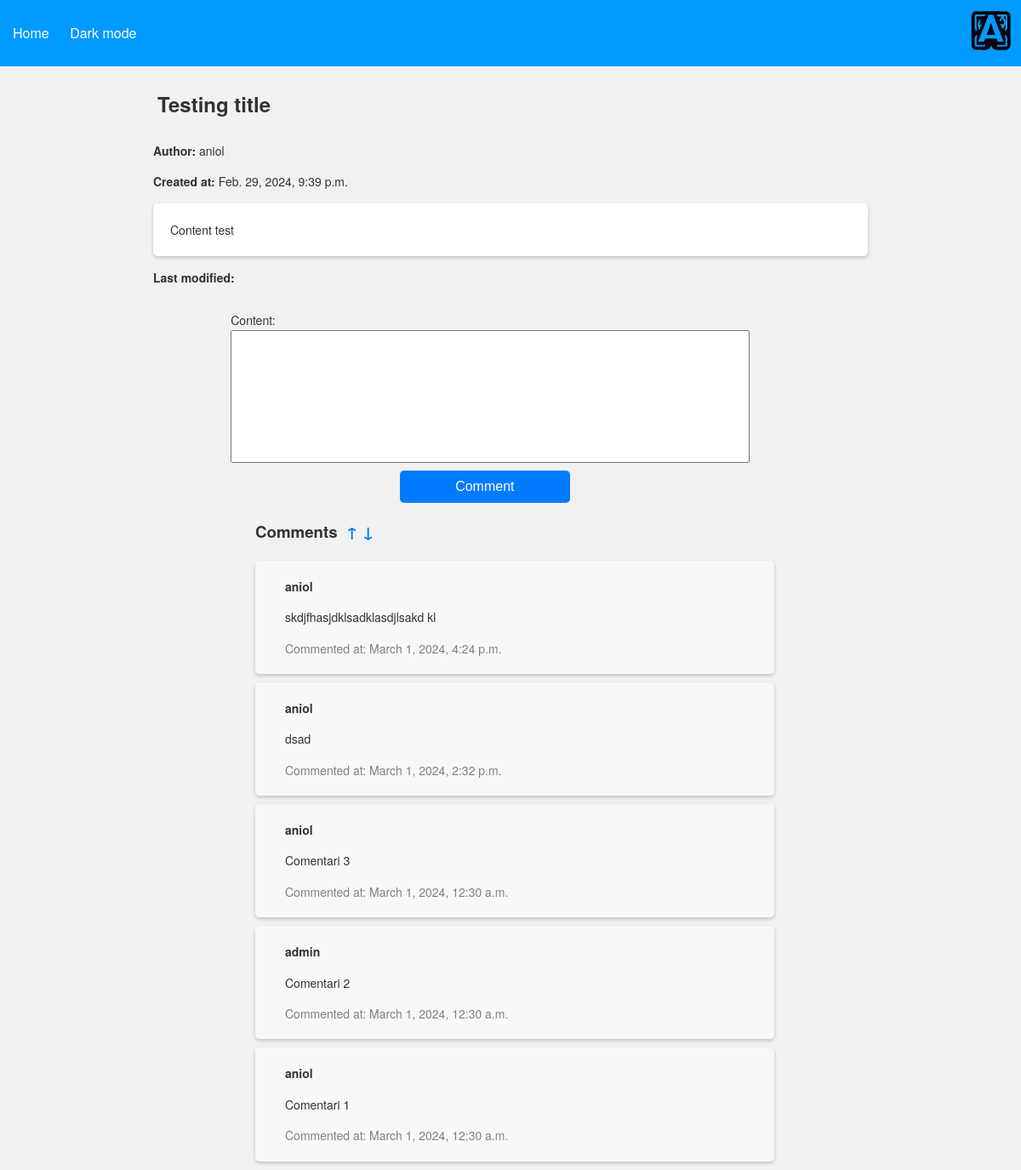
The app's page /post/1/ with its own data.
### posts/models.py (models this page shows, shortened)
class Post(models.Model):
    title = models.CharField(max_length=20, blank=False, null=False)
    content = models.TextField(max_length=2000, blank=False, null=False)
    created_at = models.DateTimeField(auto_now_add=True)
    updated_at = models.DateTimeField(auto_now=True)
    author = models.ForeignKey(User, on_delete=models.CASCADE)

class Comment(models.Model):
    content = models.TextField(max_length=500, blank=False, null=False)
    created_at = models.DateTimeField(auto_now_add=True)
    updated_at = models.DateTimeField(auto_now=True)
    author = models.ForeignKey(User, on_delete=models.CASCADE)
    post = models.ForeignKey(Post, on_delete=models.CASCADE)

### posts/views.py (the view)
# urls.py: path('post/<int:pk>/', views.post_detail, name='post_detail'),
def post_detail(request, pk):
    post = get_object_or_404(Post, pk=pk)
    order = request.GET.get('order', 'desc')
    comments = post.comment_set.all().order_by(
        f'{"-" if order == "desc" else ""}created_at')
    if request.method == "POST":
        if not request.user.is_authenticated:
            return redirect('login')
        form = CommentForm(request.POST)
        if form.is_valid():
            comment = form.save(commit=False)
            comment.author = request.user
            comment.post = post
            comment.save()
            return redirect('post_detail', pk=post.pk)
    else:
        form = CommentForm()
    return render(request, 'posts/post_detail.html',
                  {'post': post, 'form': form, 'comments': comments})

### posts/forms.py
class CommentForm(forms.ModelForm):
    class Meta:
        model = Comment
        fields = ['content']

### templates/posts/post_detail.html (shortened to what this page needs)
<!DOCTYPE html>
<html lang="en">
<head>
</head>
<body>
{% extends "base.html" %}
{% block content %}
    <h2 class="detail-post">{{ post.title }}</h2>
    <p class="detail-post"><strong>Author:</strong> {{ post.author }}</p>
    <p class="detail-post"><strong>Created at:</strong> {{ post.created_at }}</p>
    <p class="detail-post" id="detail-post-content">{{ post.content }}</p>
    <p class="detail-post"><strong>Last modified:</strong> {{ post.modified_at }}</p>
    <div class="center-form">
        <form method="post">
            {{ form.as_p }}
            <button class="comment-btn" type="submit">Comment</button>
        </form>
    </div>
    <h3>Comments <a href="?order=asc" class="sort-arrows" style="margin:5px 5px">↑</a><a href="?order=desc"
                                                                                         class="sort-arrows">↓</a></h3>
    {% for comment in comments %}
        <div class="comment">
            <p><strong>{{ comment.author }}</strong></p>
            <p>{{ comment.content }}</p>
            <p style="color: gray">Commented at: {{ comment.created_at }}</p>
        </div>
    {% endfor %}
{% endblock %}

### static/posts/style.css (style rules this page uses)
body { font-family: 'Helvetica Neue', Helvetica, Arial, sans-serif; margin: 0px; padding: 0; background-color: #f1f1f1; color: #333; line-height: 1.6; }
body.light-mode { background-color: #f1f1f1; color: black; }
body.light-mode h1, body.light-mode h2, body.light-mode h3, body.light-mode h4, body.light-mode h5, body.light-mode h6, body.light-mode p { color: #333; }
h1, h2, h3, h4, h5, h6 { color: #333; margin-left: 25%; margin-right: 15%; }
h2 { padding: 5px; }
p { font-size: 14px; margin-left: 5%; }
.detail-post { max-width: 1000px; margin-left: 15%; margin-right: 15%; }
#detail-post-content { border-radius: 5px; box-shadow: 0 2px 4px rgba(0, 0, 0, 0.2); padding: 20px; background-color: #ffffff; }
.comment { border-radius: 5px; box-shadow: 0 2px 4px rgba(0, 0, 0, 0.2); padding: 5px; max-width: 600px; margin-left: 25%; margin-right: 15%; background-color: rgba(255, 255, 255, 0.5); margin-bottom: 10px; }
.comment-btn { position: relative; left: 25%; bottom: 10px; width: 200px; transition: color 0.3s ease; margin-left: 30%; }
.center-form { display: flex; justify-content: center; align-items: center; flex-direction: column; height: 30vh; margin-left: -25%; }
.center-form form { resize: none; min-width: 100px; min-height: 100px; max-width: 400px; max-height: 300px; }
textarea { resize: none; width: 160%; }
a { color: #007bff; text-decoration: none; }
a.sort-arrows { transition: color 0.3s ease; }
button, .btn { background-color: #007bff; color: white; border: none; padding: 10px 20px; border-radius: 5px; cursor: pointer; font-size: 16px; }

### records on screen
Post: title "Testing title", author "aniol", created_at "Feb. 29, 2024, 9:39 p.m.", content "Content test"
Comment: author "aniol", content "skdjfhasjdklsadklasdjlsakd kl", created_at "March 1, 2024, 4:24 p.m."
Comment: author "aniol", content "dsad", created_at "March 1, 2024, 2:32 p.m."
Comment: author "aniol", content "Comentari 3", created_at "March 1, 2024, 12:30 a.m."
Comment: author "admin", content "Comentari 2", created_at "March 1, 2024, 12:30 a.m."
Comment: author "aniol", content "Comentari 1", created_at "March 1, 2024, 12:30 a.m."
